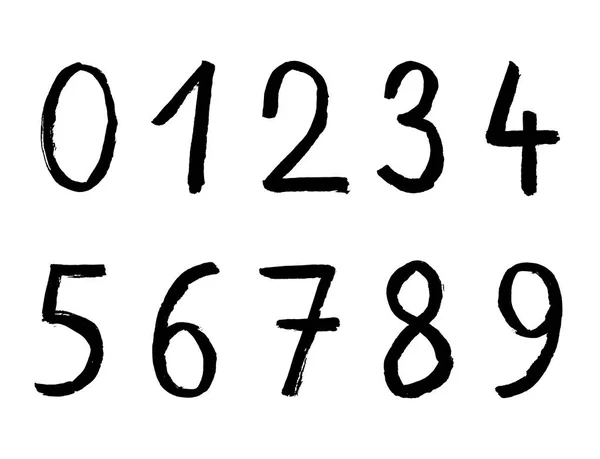
#> input picture ReadNumbersFromImage/NumberImg1.jpg, 600 x 459 px
$ jupyter execute --allow-errors ReadNumbersFromImage.ipynb
#> lines starting #> are read from the running program, lines starting #| are printed output that depends on the picture
[cell 1]
import pytesseract
from PIL import Image

[cell 2]
image1 = Image.open('NumberImg1.jpg').convert('L')
image2 = Image.open('NumberImg2.jpg').convert('L')
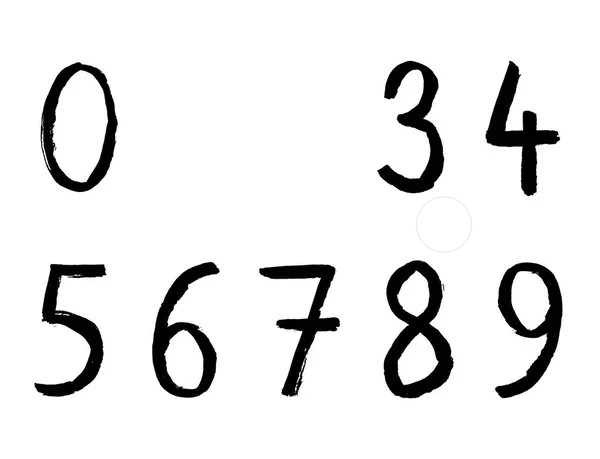
#> input picture ReadNumbersFromImage/NumberImg2.jpg, 600 x 459 px
image3 = Image.open('NumberImg3.jpg').convert('L')
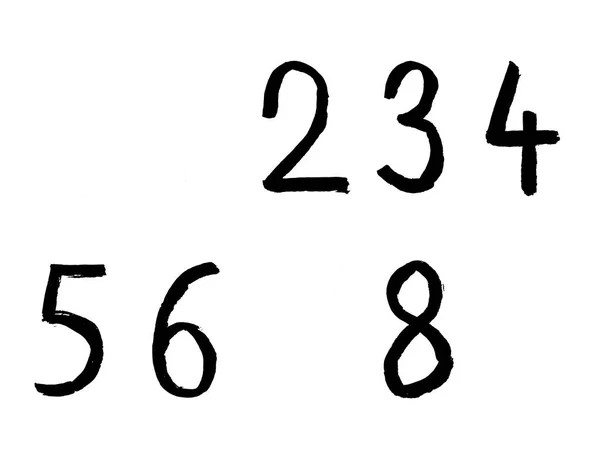
#> input picture ReadNumbersFromImage/NumberImg3.jpg, 600 x 459 px
